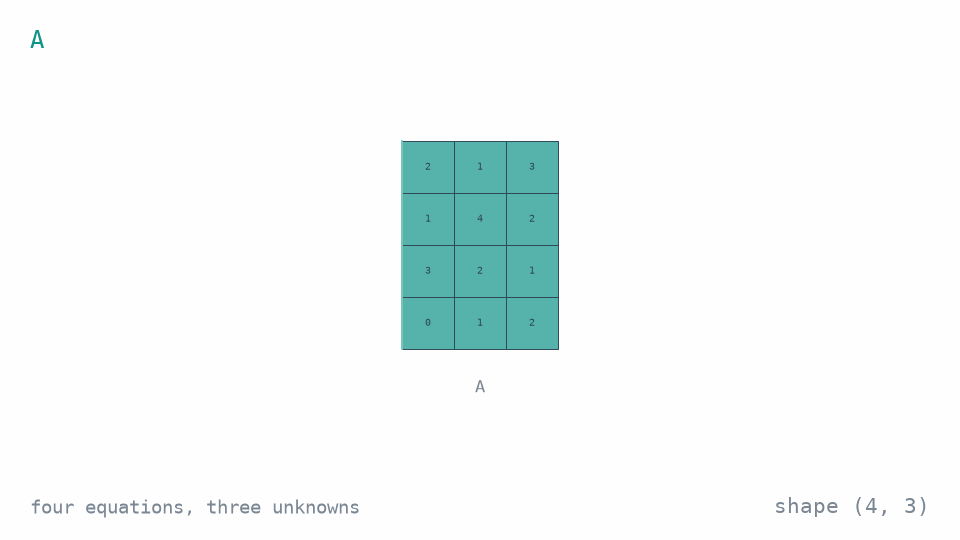
#> input picture images/cube-07-pinv.gif, 960 x 540 px, found by its file name; the run also reads 1 picture not shown here
$ jupyter execute --allow-errors 07-inverses-and-pseudoinverse.ipynb
#> lines starting #> are read from the running program, lines starting #| are printed output that depends on the picture
# 07 · Inverses and the pseudoinverse / Inversas y la pseudoinversa

[](https://colab.research.google.com/github/project-delphi/tensors-workshop/blob/main/notebooks/07-inverses-and-pseudoinverse.ipynb)

<div style="height:3px;border-radius:2px;margin:1.4em 0 1.6em;background:linear-gradient(90deg,#0d9488,rgba(13,148,136,0))"></div>

<span style="font:700 11px/1.6 ui-monospace,SFMono-Regular,Menlo,Consolas,monospace;letter-spacing:.18em;color:#0d9488">PART IV · EXERCISE · 20 MIN</span>

## Practise today / Practica hoy

Show how duplicate columns give identical predictions from different coefficients; explain the minimum-norm choice of pinv.

<div style="border-left:4px solid rgba(130,130,150,.5);background:rgba(130,130,150,.09);border-radius:0 8px 8px 0;padding:12px 16px;margin:1.2em 0 1.8em;font:400 14.5px/1.7 ui-sans-serif,system-ui,-apple-system,'Segoe UI',Roboto,sans-serif"><div style="font:700 10.5px/1 ui-monospace,SFMono-Regular,Menlo,Consolas,monospace;letter-spacing:.18em;opacity:.62;margin-bottom:10px">🇪🇸 ESPAÑOL</div><div style="margin:0 0 0">Mostrar cómo columnas duplicadas dan predicciones idénticas con coeficientes distintos; explicar la elección de norma mínima de pinv.</div></div>

## Explore later / Explora después

Verify the four Moore–Penrose identities, fit housing data, and apply pinv to unfolded images.

<div style="border-left:4px solid rgba(130,130,150,.5);background:rgba(130,130,150,.09);border-radius:0 8px 8px 0;padding:12px 16px;margin:1.2em 0 1.8em;font:400 14.5px/1.7 ui-sans-serif,system-ui,-apple-system,'Segoe UI',Roboto,sans-serif"><div style="font:700 10.5px/1 ui-monospace,SFMono-Regular,Menlo,Consolas,monospace;letter-spacing:.18em;opacity:.62;margin-bottom:10px">🇪🇸 ESPAÑOL</div><div style="margin:0 0 0">Verificar las cuatro identidades de Moore–Penrose, ajustar datos de vivienda y aplicar pinv a imágenes desplegadas.</div></div>

Follow the core block immediately below. / Sigue el bloque esencial de abajo.

<!-- CORE-PATH -->
## Core path / Ruta esencial

Read and run this block from top to bottom: **recall → example → attempt → feedback → checkpoint**. Preparation and feedback definitions appear where needed. Try before opening a folded solution. Stop at **Core complete**; everything after it is **Explore later**.

🇪🇸 Lee y ejecuta este bloque de arriba abajo: **recuerda → ejemplo → intento → retroalimentación → comprobación**. La preparación y las funciones de comprobación aparecen donde se necesitan. Inténtalo antes de abrir una solución plegada. Detente en **Fin de la ruta esencial**; después empieza **Explora después**.

### Recall / Recuerda

Recall notebook 06: in ik,kj->ij, which index is summed? What output shape would an inverse need to undo a square matrix?

🇪🇸 Recuerda el cuaderno 06: en ik,kj->ij, ¿qué índice se suma? ¿Qué forma necesitaría una inversa para deshacer una matriz cuadrada?

### Core prep 1/1 · Preparación esencial

Run the next cell. / Ejecuta la siguiente celda.

[cell 1]
import numpy as np

# Synthetic: isolate duplicate columns before using real housing data.
# Sintético: aísla las columnas duplicadas antes de usar datos reales.
x = np.array([1., 2., 3.])
A = np.column_stack([x, x])
target = np.array([2., 4., 6.])
beta_left = np.array([2., 0.])
beta_right = np.array([0., 2.])
print("Design / Diseño:", A, sep="\n")

### Example / Ejemplo

Deliberately tiny synthetic data: three observations of one feature `x = [1, 2, 3]`. A duplicated column makes the design `A = [x, x]`. For a single row `[2, 2]`, coefficients `[2, 0]` and `[0, 2]` both predict 4. In every row, the prediction depends only on the **sum** of the coefficients.

Changing them by `[t, -t]` leaves that sum unchanged. These observations cannot identify the two separate effects. `pinv(A) @ y` chooses the least-squares solution of smallest Euclidean norm (the square root of the sum of squared coefficients). This is a mathematical selection rule, not evidence of equal effects.

🇪🇸 Datos sintéticos pequeños a propósito: tres observaciones de una característica `x = [1, 2, 3]`. Duplicarla da `A = [x, x]`. Para la fila `[2, 2]`, los coeficientes `[2, 0]` y `[0, 2]` predicen 4. En cada fila, la predicción solo depende de la **suma** de coeficientes.

Cambiarlos en `[t, -t]` conserva la suma. Estas observaciones no identifican los dos efectos separados. `pinv(A) @ y` elige la solución de mínimos cuadrados de menor norma euclídea (raíz de la suma de cuadrados de coeficientes). Es una regla matemática de elección, no evidencia de efectos iguales.

### The answer that does not solve the equation / La respuesta que no resuelve la ecuación

<div style="height:3px;border-radius:2px;margin:1.6em 0 1.9em;background:linear-gradient(90deg,#0d9488,rgba(13,148,136,0))"></div>

Four equations, two unknowns. There is no `x` that satisfies all four — the columns of a `(4, 2)` matrix span a plane and `b` is not on it — and `pinv` hands one back anyway, without complaining. The last frame prints what that costs, so \"closest\" is a number rather than a reassurance.

$$
x^{+} = \arg\min_{x} \ \lVert A x - b \rVert_2
\qquad\qquad
r = b - A x^{+}, \qquad A^{\mathsf T} r = 0
$$

Read it as: the pseudoinverse returns the `x` that makes the residual as short
as it can be, not zero. The second equation is what \"as short as it can be\"
means — the residual is perpendicular to every column of `A`, so no adjustment
to `x` can shrink it any further.

<div style="border-left:4px solid rgba(130,130,150,.5);background:rgba(130,130,150,.09);border-radius:0 8px 8px 0;padding:15px 19px;margin:1.8em 0 2.2em;font:400 14.5px/1.8 ui-sans-serif,system-ui,-apple-system,'Segoe UI',Roboto,sans-serif"><div style="font:700 10.5px/1 ui-monospace,SFMono-Regular,Menlo,Consolas,monospace;letter-spacing:.18em;opacity:.62;margin-bottom:11px">🇪🇸 ESPAÑOL</div>Cuatro ecuaciones, dos incógnitas. No existe ninguna <code>x</code> que satisfaga las cuatro —las columnas de una matriz <code>(4, 2)</code> generan un plano y <code>b</code> no está en él— y <code>pinv</code> devuelve una de todos modos, sin quejarse. El último fotograma muestra lo que eso cuesta, para que «lo más cercano» sea un número y no una promesa.</div>

### Optional hints / Pistas opcionales

<details><summary>Hint 1 / Pista 1</summary>

Use `A @ beta_left` and `A @ beta_right`. Compare the arrays with `np.allclose`.

Usa `A @ beta_left` y `A @ beta_right`. Compara con `np.allclose`.

</details>

<details><summary>Hint 2 / Pista 2</summary>

Use `np.linalg.pinv(A) @ target`. Add `[t, -t]` for any nonzero `t` to create another coefficient vector. Compare norms with `np.linalg.norm`.

Usa `np.linalg.pinv(A) @ target`. Suma `[t, -t]` con `t` distinto de cero para crear otro vector. Compara normas con `np.linalg.norm`.

</details>

[cell 2]
# Feedback helper / Comprobador: define before attempting the activity.
def check_identifiability(A, target, left_pred, right_pred, beta_min, beta_other):
    A = np.asarray(A, dtype=float)
    target = np.asarray(target, dtype=float)
    assert A.shape == (3, 2) and np.allclose(A[:, 0], A[:, 1]), "Keep the duplicated-column design / Conserva el diseño duplicado."
    for prediction in (left_pred, right_pred):
        assert np.asarray(prediction).shape == target.shape, "One prediction per row / Una predicción por fila."
        assert np.allclose(prediction, target), "Compute A @ beta for both coefficient vectors / Calcula A @ beta para ambos vectores."
    beta_min, beta_other = np.asarray(beta_min), np.asarray(beta_other)
    assert beta_min.shape == beta_other.shape == (2,), "One coefficient per column / Un coeficiente por columna."
    assert np.allclose(A @ beta_min, target), "Check the fit / Comprueba el ajuste."
    assert np.allclose(beta_min, np.linalg.pinv(A) @ target), "Find the minimum-norm solution / Busca la solución de norma mínima."
    assert not np.allclose(beta_min, beta_other), "Choose a different coefficient vector / Elige otro vector de coeficientes."
    assert np.allclose(A @ beta_other, target), "Preserve the coefficient sum / Conserva la suma de coeficientes."
    assert np.linalg.norm(beta_min) < np.linalg.norm(beta_other), "Compare coefficient norms / Compara las normas."
    print("Checks passed: same predictions, different coefficients / Comprobado: mismas predicciones, coeficientes distintos.")
    print("Explain why minimum norm does not identify separate effects / Explica por qué la norma mínima no identifica efectos separados.")

### Core activity · Actividad esencial

**Predict → Run → Explain → Check**

1. Predict whether the two coefficient vectors give the same predictions.
2. Compute both predictions and the pseudoinverse solution.
3. Construct a third coefficient vector with the same predictions.
4. Compare norms and explain what remains unknown. Call `check_identifiability` before opening the solution.

Prediction: ___  Evidence: ___  Explanation: ___

🇪🇸 **Predice → Ejecuta → Explica → Comprueba**

1. Predice si los dos vectores dan las mismas predicciones.
2. Calcula ambas predicciones y la solución con pseudoinversa.
3. Construye un tercer vector con las mismas predicciones.
4. Compara normas y explica qué sigue sin conocerse. Llama a `check_identifiability` antes de abrir la solución.

Predicción: ___  Evidencia: ___  Explicación: ___

[cell 3]
# TODO / TAREA
# 1. left_pred = predictions from beta_left / predicciones con beta_left.
# 2. right_pred = predictions from beta_right / predicciones con beta_right.
# 3. beta_min = the pinv solution / la solución con pinv.
# 4. beta_other = a different vector with the same predictions /
#    otro vector con las mismas predicciones.
# 5. Compare the norms / Compara las normas.
# 6. check_identifiability(A, target, left_pred, right_pred, beta_min, beta_other)
# Explain what the data identifies: the sum, or both separate coefficients?
# Explica qué identifican los datos: ¿la suma o ambos coeficientes separados?

[cell 4]
#@title Solution / Solución — attempt first / inténtalo primero { display-mode: 'form' }
left_pred = A @ beta_left
right_pred = A @ beta_right
beta_min = np.linalg.pinv(A) @ target
beta_other = beta_min + np.array([2., -2.])
check_identifiability(A, target, left_pred, right_pred, beta_min, beta_other)
print("Same predictions / Mismas predicciones:", np.allclose(left_pred, right_pred))
print("Minimum-norm coefficients / Coeficientes de norma mínima:", beta_min.round(6))
print("Norms / Normas:", np.linalg.norm(beta_min), np.linalg.norm(beta_other))
print("Identified / Identificado: beta[0] + beta[1] = 2")
print("Separate effects remain unknown / Los efectos separados siguen sin conocerse.")

### Feedback / Retroalimentación

For a fixed sum of 2, write the coefficients as `(1+t, 1-t)`. Their squared norm is `2 + 2*t**2`, smallest at `t=0`. That is why pinv selects `[1, 1]`. It does not prove the two real effects are equal. If the observations were noisy, pinv would first minimize the residual and then choose the smallest-norm coefficient vector among tied least-squares solutions.

🇪🇸 Para suma fija de 2, escribe los coeficientes como `(1+t, 1-t)`. Su norma al cuadrado es `2 + 2*t**2`, mínima en `t=0`. Por eso pinv elige `[1, 1]`. No demuestra que los dos efectos reales sean iguales. Con ruido, pinv primero minimizaría el residuo y después elegiría el vector de menor norma entre las soluciones de mínimos cuadrados empatadas.

### Checkpoint / Comprobación

For duplicated columns `[x, x]`, pinv returns coefficients `[1, 1]`. Would `[4, -2]` make the same predictions? Which has smaller norm? Can these observations tell you the two separate effects?

🇪🇸 Para columnas duplicadas `[x, x]`, pinv devuelve `[1, 1]`. ¿Daría `[4, -2]` las mismas predicciones? ¿Cuál tiene menor norma? ¿Permiten estas observaciones conocer los dos efectos separados?

Answer / Respuesta: ___

<details>
<summary>Check after attempting / Comprueba después de intentarlo</summary>

Both sums are 2, so predictions agree. The norms are sqrt(2) and sqrt(20). pinv selects minimum norm; the two effects remain unidentifiable from these observations.

🇪🇸 Ambas sumas son 2 y las predicciones coinciden. Las normas son raíz de 2 y raíz de 20. pinv elige norma mínima; los dos efectos siguen sin poder identificarse con estas observaciones.

</details>

## Core complete / Fin de la ruta esencial

Keep your prediction, evidence, and explanation. Follow the facilitator’s quiz and break schedule before continuing.

🇪🇸 Guarda tu predicción, evidencia y explicación. Sigue las pausas y quizzes del facilitador antes de continuar.

[Kahoot 2](https://project-delphi.github.io/tensors-workshop/kahoot.html#quiz-2) · [Next: Notebook 08 / Siguiente: cuaderno 08](https://colab.research.google.com/github/project-delphi/tensors-workshop/blob/main/notebooks/08-recursion-with-matrices.ipynb).

## Explore later / Explora después

Optional reference, exercises, and explorers. These are outside this section’s live core. Continue in order when studying them; some reuse earlier setup.

🇪🇸 Material de consulta, ejercicios y exploradores opcionales. Quedan fuera de la ruta esencial en vivo. Continúa en orden al estudiarlos; algunos reutilizan la preparación anterior.

## Start with an everyday analogy / Empecemos con una analogía cotidiana

### Ordinary inverse / Inversa ordinaria

Think of an inverse as a perfect **Undo** button.

If:

`A` transforms `x` into `b`

then:

`A⁻¹` takes `b` back to exactly one `x`.

But that perfect undo button requires a very special situation:

- the matrix must be **square**;
- it must contain enough independent information — **full rank**.

### Pseudoinverse / Pseudoinversa

The pseudoinverse `A⁺` is the useful fallback when the perfect undo button is unavailable.

Depending on the geometry, it answers a different practical question:

- **Tall / Alta:** “Which solution fits all these observations as closely as possible?”
- **Wide / Ancha:** “Among many exact solutions, which one is the smallest/simplest in Euclidean norm?”
- **Singular square / Cuadrada singular:** “The ordinary inverse does not exist; give me the well-defined pseudoinverse solution instead.”

> 🇪🇸 Piensa en la inversa como un botón perfecto de **Deshacer**.
>
> La pseudoinversa `A⁺` es la alternativa útil cuando ese botón perfecto no existe.
>
> - **Sistema alto:** busca el mejor ajuste por mínimos cuadrados.
> - **Sistema ancho:** elige, entre muchas soluciones exactas, la de menor norma.
> - **Matriz cuadrada singular:** la inversa ordinaria no existe, pero la pseudoinversa sí.

## Three matrix geometries / Tres geometrías de matrices

Suppose the matrix has shape:

`(number of equations, number of unknowns)`

| Geometry / Geometría | Example / Ejemplo | Plain meaning / Significado sencillo | Pseudoinverse role / Papel de `pinv` |
|---|---:|---|---|
| **Wide / Ancha** | `(5, 7)` | fewer equations than unknowns / menos ecuaciones que incógnitas | minimum-norm exact solution when possible / solución exacta de norma mínima cuando es posible |
| **Square / Cuadrada** | `(7, 7)` | same number / misma cantidad | ordinary inverse only if full rank / inversa ordinaria solo si tiene rango completo |
| **Tall / Alta** | `(20,433, 7)` | many more equations than unknowns / muchas más ecuaciones que incógnitas | least-squares solution / solución de mínimos cuadrados |

### One sentence to remember / Una frase para recordar

> **Shape tells us the geometry; rank tells us whether the available information is independent enough.**

> 🇪🇸
>
> **La forma indica la geometría; el rango indica si la información disponible es suficientemente independiente.**

## Setup / Preparación

This notebook uses two real datasets:

1. **California housing districts.** After removing 207 rows with a missing value, 20,433 observations remain.
2. **Handwritten digit images** from `sklearn.datasets.load_digits()`.

The six housing features are standardized before regression. We also add a bias/intercept column, giving seven model columns in total.

> 🇪🇸 Este cuaderno usa dos conjuntos de datos reales:
>
> 1. **Distritos de vivienda de California.** Después de eliminar 207 filas con un valor faltante quedan 20.433 observaciones.
> 2. **Imágenes de dígitos manuscritos** de `sklearn.datasets.load_digits()`.
>
> Las seis variables de vivienda se estandarizan antes de la regresión y agregamos una columna de intercepto, para un total de siete columnas.

### Extension setup / Preparación de la extensión

Run the next cell for the housing and digit examples. / Ejecuta la siguiente celda para los ejemplos de vivienda y dígitos.

[cell 5]
import hashlib
import io
import time
import urllib.request
import numpy as np
import pandas as pd
import matplotlib.pyplot as plt
import ipywidgets as widgets

from IPython.display import display
from sklearn.datasets import load_digits

try:
    from google.colab import output
    output.enable_custom_widget_manager()
except ImportError:
    pass

UA = "tensors-workshop/1.0 (https://github.com/project-delphi/tensors-workshop)"

def fetch(sources, sha256=None, headers=None, tries=2):
    """Bytes from the first source that answers with the right file.

    The last source is the workshop's own copy on its site, so a host that is
    down or rate-limiting on the day costs a retry, not the section.
    """
#> called with tries = 2
    name = sources[-1].rsplit("/", 1)[-1]
    for url in sources:
        for attempt in range(1, tries + 1):
            try:
                req = urllib.request.Request(
                    url, headers={"User-Agent": UA, **(headers or {})})
                with urllib.request.urlopen(req, timeout=15) as response:
                    raw = response.read()
            except Exception as error:  # refused, rate-limited, timed out
                failure = error
                if attempt < tries:
                    time.sleep(2)
                continue
            if sha256 is None or hashlib.sha256(raw).hexdigest() == sha256:
                if url != sources[0]:
                    print(f"EN: using the workshop's copy of {name}. / "
                          f"ES: usando la copia del taller de {name}.")
                return raw
            failure = ValueError(f"checksum mismatch from {url}")
            break  # a wrong file does not become right on a retry
    raise RuntimeError(
        f"EN: could not download {name} from its source or from the "
        "workshop's copy. Check the connection and run this cell again. / "
        f"ES: no se pudo descargar {name} ni de su origen ni de la copia del "
        "taller. Comprueba la conexión y vuelve a ejecutar esta celda."
    ) from failure

HOUSING = (
    "https://raw.githubusercontent.com/ageron/handson-ml2/master/"
    "datasets/housing/housing.csv",
    "https://project-delphi.github.io/tensors-workshop/data/housing.csv",
)

#> (the rest of this cell did not finish here and is left out)

## Why `A⁻¹` is usually the wrong tool / Por qué `A⁻¹` casi nunca es la herramienta

A design matrix has thousands of observations and a handful of coefficients. California housing is `X.shape = (20433, 7)` — 20,433 equations for 7 unknowns.

So `A⁻¹` is not merely unstable here. It is **not defined**. `A⁺` is what makes the question well-posed.

> 🇪🇸 Una matriz de diseño tiene miles de observaciones y unos pocos coeficientes. En vivienda de California, `X.shape = (20433, 7)`: 20.433 ecuaciones para 7 incógnitas.
>
> Así que `A⁻¹` no es solo inestable aquí: **no está definida**. La pseudoinversa es lo que vuelve bien planteada la pregunta.

### What a duplicated column costs / Qué cuesta una columna duplicada

<div style="height:3px;border-radius:2px;margin:1.6em 0 1.9em;background:linear-gradient(90deg,#0d9488,rgba(13,148,136,0))"></div>

Copy one column onto another and the rank drops, quietly. <code>pinv</code> is defined for every matrix, so it returns without complaint — and the last frame shows <code>A⁺A</code> failing to be the identity. Nothing raised an exception at any point.

<div style="border-left:4px solid rgba(130,130,150,.5);background:rgba(130,130,150,.09);border-radius:0 8px 8px 0;padding:15px 19px;margin:1.8em 0 2.2em;font:400 14.5px/1.8 ui-sans-serif,system-ui,-apple-system,'Segoe UI',Roboto,sans-serif"><div style="font:700 10.5px/1 ui-monospace,SFMono-Regular,Menlo,Consolas,monospace;letter-spacing:.18em;opacity:.62;margin-bottom:10px">🇪🇸 ESPAÑOL</div>Copia una columna sobre otra y el rango cae, en silencio. <code>pinv</code> está definida para cualquier matriz, así que devuelve sin protestar, y el último fotograma muestra que <code>A⁺A</code> no es la identidad. En ningún momento se lanzó una excepción.</div>

### Square, tall, wide / Cuadrada, alta, ancha

<div style="height:3px;border-radius:2px;margin:1.6em 0 1.9em;background:linear-gradient(90deg,#0d9488,rgba(13,148,136,0))"></div>

Three shapes and three different questions: an exact solution, a least-squares fit, and the smallest of many answers. What does not change is the shape that comes back — `pinv` of an `(m, n)` is always an `(n, m)`, whatever the rank.

<div style="border-left:4px solid rgba(130,130,150,.5);background:rgba(130,130,150,.09);border-radius:0 8px 8px 0;padding:15px 19px;margin:1.8em 0 2.2em;font:400 14.5px/1.8 ui-sans-serif,system-ui,-apple-system,'Segoe UI',Roboto,sans-serif"><div style="font:700 10.5px/1 ui-monospace,SFMono-Regular,Menlo,Consolas,monospace;letter-spacing:.18em;opacity:.62;margin-bottom:10px">🇪🇸 ESPAÑOL</div>Tres formas y tres preguntas distintas: una solución exacta, un ajuste por mínimos cuadrados y la menor de muchas respuestas. Lo que no cambia es la forma que se obtiene: <code>pinv</code> de una <code>(m, n)</code> siempre es una <code>(n, m)</code>, sea cual sea el rango.</div>

[cell 6]
#@title ⏸️ Step through the animations / Recorre las animaciones { display-mode: 'form' }

# Plumbing, not a lesson. The animations above loop forever and a GIF cannot
# be paused — so this fetches the same frames and hands them over one at a
# time, at whatever pace you read at.
# Plomería, no una lección: trae los mismos fotogramas y los entrega de uno en
# uno, al ritmo al que leas.

import io
import urllib.request

import ipywidgets as widgets
from IPython.display import display
from PIL import Image

gif_urls = [
    "https://project-delphi.github.io/tensors-workshop/images/cube-07-pinv.gif",
    "https://project-delphi.github.io/tensors-workshop/images/cube-07-shapes.gif",
    "https://project-delphi.github.io/tensors-workshop/images/cube-07-residual.gif",
]


def gif_frames(url):
    """Every frame of an animated GIF, as PNG bytes."""
    with urllib.request.urlopen(url, timeout=30) as response:
        gif = Image.open(io.BytesIO(response.read()))
#> gif is the input picture: PIL image 960x540 P; mean R, G, B 242.7, 248.5, 248.1
    out = []
    try:
        while True:
            buffer = io.BytesIO()
            gif.convert("RGB").save(buffer, format="PNG")
            out.append(buffer.getvalue())
            gif.seek(gif.tell() + 1)
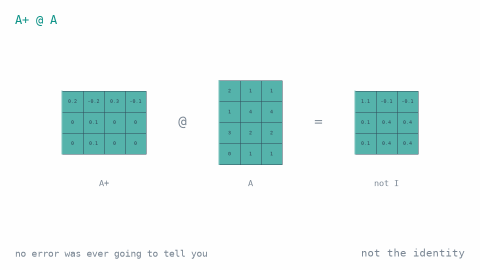
#> gif: PIL image 960x540 RGB (shown at 1/2 size); mean R, G, B 233.6, 244, 243.3
#> after the loop, out = 4 items
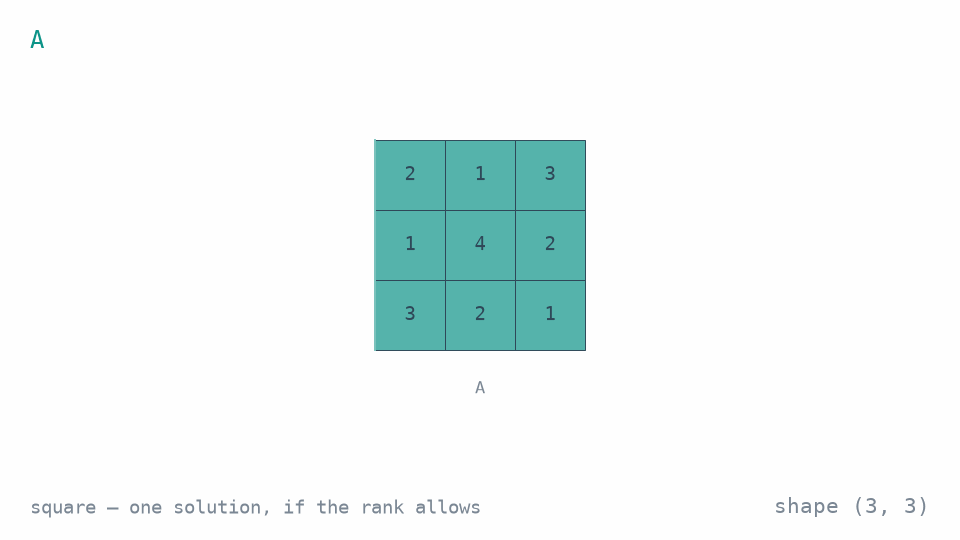
#> input picture images/cube-07-shapes.gif, 960 x 540 px, found by its file name
#> in gif_frames, gif is the input picture: PIL image 960x540 P; mean R, G, B 238.8, 246.7, 246.1
#> (the rest of the program and of its run is left out)
